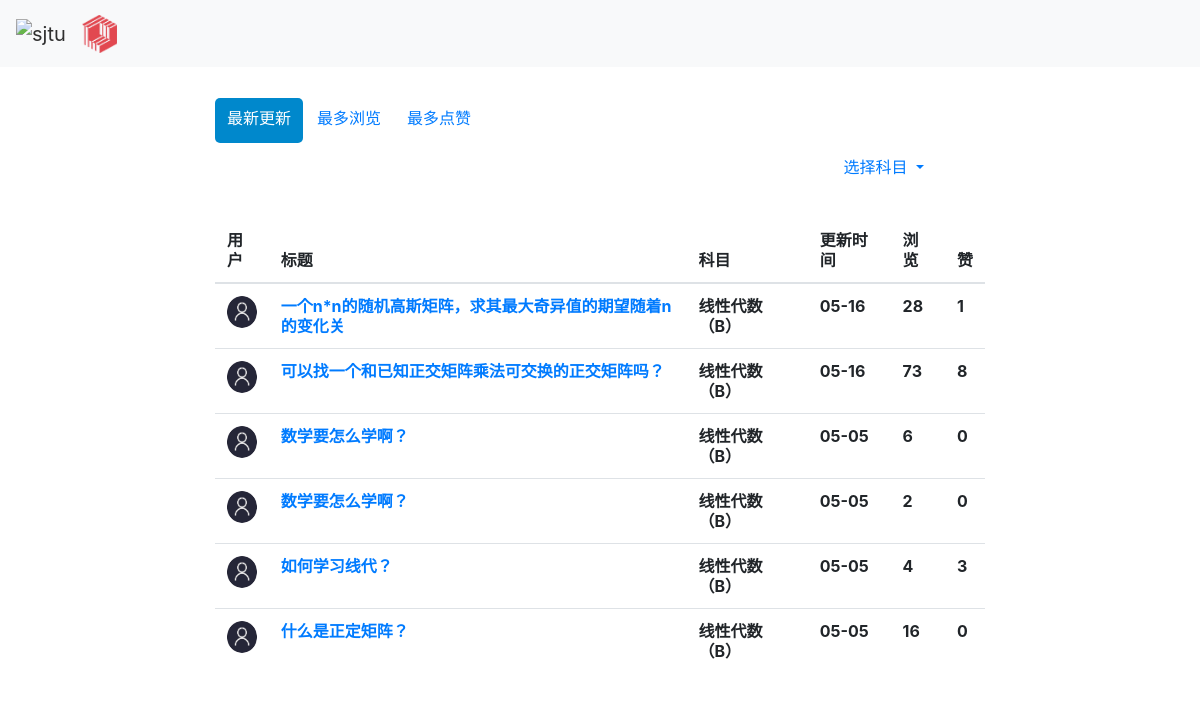
The app's page /qas_system/select/2/2/, older data.
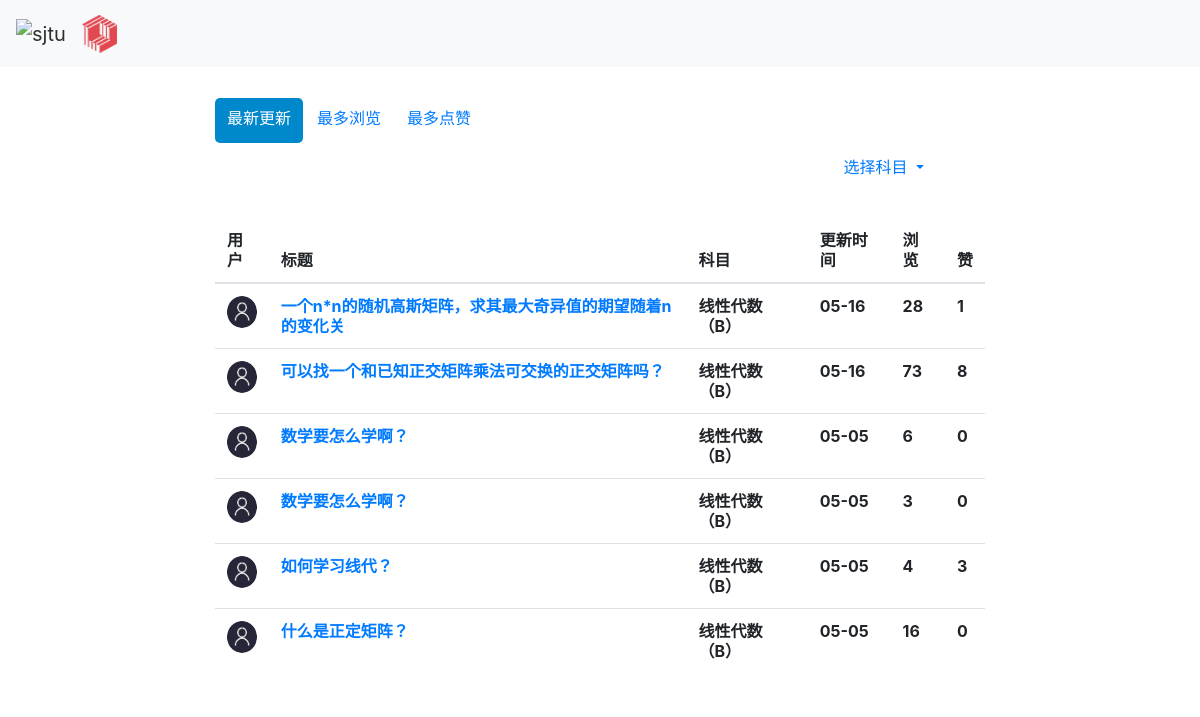
The same page, newer data.
### qas_system/models.py (models this page shows, shortened)
class Question(models.Model):
    question_title = models.CharField(verbose_name='标题', max_length=30, blank=False)
    question_text = RichTextField(verbose_name='具体描述')
    question_subject = models.ForeignKey('Subject', verbose_name='科目', on_delete=models.CASCADE)
    pub_date = models.DateTimeField(auto_now=True, verbose_name='提问日期')
    page_views = models.PositiveIntegerField(default=0, verbose_name='浏览量')
    questioner = models.ForeignKey('User', verbose_name='提问者', on_delete=models.CASCADE)
    good_num = models.IntegerField(default=0, verbose_name='点赞量')

class Subject(models.Model):
    name = models.CharField(max_length=30, unique=True, verbose_name='科目名称')
    def __str__(self):
        return self.name

### qas_system/views.py (the view)
# urls.py: path('select/<int:sequencing>/<int:question_subject>/', views.select_result,  # 问题筛选结果页面 sequencing为0,1,2
def select_result(request, sequencing, question_subject):
    if sequencing == 0:
        select_result_list = Question.objects.filter(question_subject_id=question_subject).order_by('-page_views')
    elif sequencing == 1:
        select_result_list = Question.objects.filter(question_subject_id=question_subject).order_by('-good_num')
    elif sequencing == 2:
        select_result_list = Question.objects.filter(question_subject_id=question_subject).order_by('-pub_date')
    else:
        return render(request, 'mainpage.html')
    all_subject = Subject.objects.all()
    try:
        user = models.User.objects.get(id=request.session['user_id'])
    except KeyError:
        user = None
    context = {
        'select_result_list': select_result_list,
        'sequencing': sequencing,
        'all_subject': all_subject,
        'this_subject': question_subject,
        'user': user
    }
    return render(request, 'select_result.html', context)

### templates/select_result.html (shortened to what this page needs)
{% extends 'base.html' %}
{% load static %}
{% block link_before %}
    <link href="{% static 'bootstrap-combined.min.css' %}" rel="stylesheet">
{% endblock %}
{% block link_after %}
    <link href="{% static 'layoutit.css'%}" rel="stylesheet">
{% endblock %}
{% block content %}
<div class="container-fluid">
<div class="row-fluid">
<div class="span2"></div>
<div class="span8">
<ul class="nav nav-pills">
{% if sequencing == 1 %}
  <li role="presentation"><a href="/qas_system/all_question/2/" style="height: 45px; line-height: 25px">最新更新</a></li>
  <li role="presentation"><a href="/qas_system/all_question/0/" style="height: 45px; line-height: 25px">最多浏览</a></li>
  <li role="presentation" class="active"><a href="/qas_system/all_question/1/" style="height: 45px; line-height: 25px">最多点赞</a></li>
{% else %}
  <li role="presentation" class="active"><a href="/qas_system/all_question/2/" style="height: 45px; line-height: 25px">最新更新</a></li>
  <li role="presentation"><a href="/qas_system/all_question/0/" style="height: 45px; line-height: 25px">最多浏览</a></li>
  <li role="presentation"><a href="/qas_system/all_question/1/" style="height: 45px; line-height: 25px">最多点赞</a></li>
{% endif %}
  <a></a>
  <li role="presentation" class="dropdown">
    <a class="dropdown-toggle" data-toggle="dropdown" href="#" role="button" aria-haspopup="true" aria-expanded="false" style="height: 45px; line-height: 25px">
      选择科目
    </a>
</ul>
<table class="table">
	<thead>
		<tr>
            <th>用户</th>
			<th>标题</th>
			<th>科目</th>
			<th>更新时间</th>
            <th>浏览</th>
            <th>赞</th>
		</tr>
	</thead>
    <tbody>
	<br>
     {% if select_result_list %}
         {% for question in select_result_list %}
     <tr>
         <th>{% csrf_token %}
            {% if question.questioner.avatar %}
                <img src="{{ question.questioner.avatar.url }}" class="img-circle" style="width: 32px; height: 32px"/>
            {% else %}
                <img class="img-circle" style="width: 32px; height: 32px">
            {% endif %}
            <br> </th>
        <th> <a href="/qas_system/question/{{ question.id }}/">{{ question.question_title }}<br></a> </th>
        <th>{{ question.question_subject }} <br> </th>
        <th>{{ question.pub_date.date|date:'m-d' }}<br> </th>
        <th>{{ question.page_views }} <br> </th>
        <th>{{ question.good_num }}<br> </th>
     </tr>
         {% endfor %}
     {% else %}
         <tr><p>根据您的筛选条件未找到筛选结果，点击下面的链接返回。</p></tr>
     {% endif %}
	</tbody>
</table>
</div>
<div class="span2"></div>
</div>
</div>
{% endblock %}

Row changes from the older to the newer data that the page shows:
changed Question (number 4 of 6 on the later page): page_views "2" → "3"
